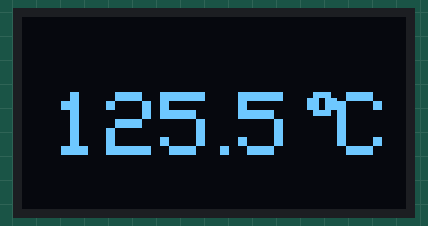
A program run on a simulated ESP32. On the bench: 128×64 one-colour display. What the program prints to the serial monitor is not drawn.

Above: at 0.1 s.

The program:

main.cpp
```cpp
#include <Wire.h>
#include <Adafruit_GFX.h>
#include <Adafruit_SSD1306.h>

// OLEDディスプレイの幅と高さ（ピクセル）
#define SCREEN_WIDTH 128
#define SCREEN_HEIGHT 64

// リセットピンの指定（I2Cの場合は通常不要なので-1を指定）
#define OLED_RESET    -1

// ディスプレイオブジェクトの宣言
Adafruit_SSD1306 display(SCREEN_WIDTH, SCREEN_HEIGHT, &Wire, OLED_RESET);

void displayTemperature(float temp) {
  display.clearDisplay();

  // 温度の数値部分（大きく表示）
  display.setTextSize(3);
  display.setCursor(0, 25);
  display.print(temp, 1);

  // 単位部分（少し小さく表示）
  display.setTextSize(2);
  display.write(247); // °
  display.setTextSize(3);
  display.print("C");

  display.display();
}

void displayCompactTemp(float temp) {
int integerPart = (int)temp;
  int fractionalPart = (abs((int)(temp * 10))) % 10; // 負の値にも対応できる計算

  display.clearDisplay();

  // --- 1. 整数部を描画 ---
  display.setTextSize(3);
  display.setCursor(10, 25); // 表示開始位置
  display.print(integerPart);

  // --- 2. 座標の取得 ---
  int16_t x = display.getCursorX();
  int16_t y = display.getCursorY();

  // --- 3. ドットを描画 ---
  // サイズ3の場合、文字の下端は y + 20 付近になります。
  // 1ピクセルだと小さすぎる場合は 2x2 で描画すると視認性が上がります。
  display.fillRect(x + 2, y + 18, 3, 3, SSD1306_WHITE);

  // --- 4. 小数部を描画 ---
  display.setCursor(x + 8, y); // ドットの分(約8px)右にずらす
  display.print(fractionalPart);

  // --- 5. 単位(℃)を描画 ---
  int16_t x_unit = display.getCursorX();

  // 度記号(°)を少し高い位置に小さく表示
  display.setTextSize(2);
  display.setCursor(x_unit + 5, y);
  display.write(247);

  // Cを表示
  display.setTextSize(3);
  display.setCursor(x_unit + 15, y);
  display.print("C");

  display.display();
}

void setup() {
  Serial.begin(115200);
  Serial.println(F("start setup"));
  // SSD1306の初期化
  // 一般的なI2Cアドレスは 0x3C ですが、動かない場合は 0x3D に変更してみてください
  if(!display.begin(SSD1306_SWITCHCAPVCC, 0x3C)) {
    Serial.println(F("SSD1306の初期化に失敗しました"));
    for(;;); // 失敗した場合はここで処理を停止
  }

  display.setTextColor(SSD1306_WHITE); // 文字色（白）
  // displayTemperature(125.5); // 例として25.5度を表示
  displayCompactTemp(125.5); // 例として25.5度を表示
}

void loop() {
  // 今回は静止テキストのみなのでloop内は空です
}
```
